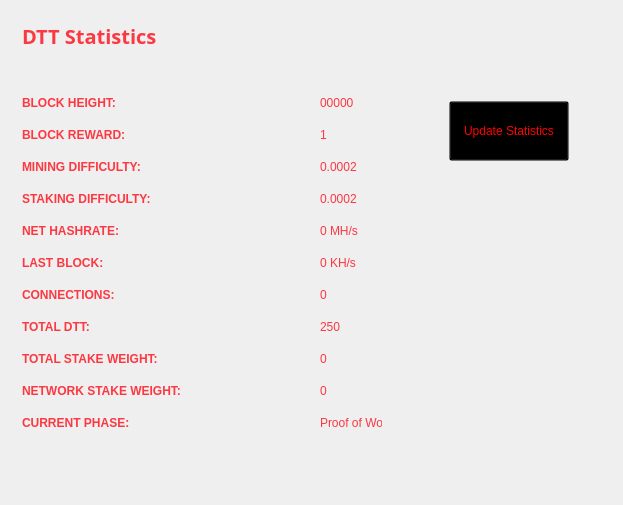
<?xml version="1.0" encoding="UTF-8"?>
<ui version="4.0">
 <class>StatisticsPage</class>
 <widget class="QWidget" name="StatisticsPage">
  <property name="windowModality">
   <enum>Qt::NonModal</enum>
  </property>
  <property name="geometry">
   <rect>
    <x>0</x>
    <y>0</y>
    <width>623</width>
    <height>505</height>
   </rect>
  </property>
  <property name="windowTitle">
   <string>Digging</string>
  </property>
  <property name="styleSheet">
   <string notr="true">color:#ffffff;
font-family:'Open Sans,sans-serif';</string>
  </property>
  <layout class="QGridLayout" name="gridLayout">
   <property name="sizeConstraint">
    <enum>QLayout::SetMaximumSize</enum>
   </property>
   <item row="0" column="1">
    <widget class="QFrame" name="frame">
     <property name="minimumSize">
      <size>
       <width>213</width>
       <height>0</height>
      </size>
     </property>
     <property name="frameShape">
      <enum>QFrame::NoFrame</enum>
     </property>
     <property name="frameShadow">
      <enum>QFrame::Raised</enum>
     </property>
     <widget class="QPushButton" name="startButton">
      <property name="geometry">
       <rect>
        <x>50</x>
        <y>90</y>
        <width>120</width>
        <height>60</height>
       </rect>
      </property>
      <property name="sizePolicy">
       <sizepolicy hsizetype="Fixed" vsizetype="Fixed">
        <horstretch>0</horstretch>
        <verstretch>0</verstretch>
       </sizepolicy>
      </property>
      <property name="minimumSize">
       <size>
        <width>120</width>
        <height>60</height>
       </size>
      </property>
      <property name="styleSheet">
       <string notr="true">background:transparent; color:red;</string>
      </property>
      <property name="text">
       <string>Update Statistics</string>
      </property>
     </widget>
    </widget>
   </item>
   <item row="0" column="0">
    <widget class="QFrame" name="gridFrame_2">
     <layout class="QGridLayout" name="gridLayout_4">
      <item row="3" column="0">
       <layout class="QFormLayout" name="formLayout_2">
        <property name="fieldGrowthPolicy">
         <enum>QFormLayout::FieldsStayAtSizeHint</enum>
        </property>
        <property name="horizontalSpacing">
         <number>139</number>
        </property>
        <property name="verticalSpacing">
         <number>18</number>
        </property>
        <property name="rightMargin">
         <number>0</number>
        </property>
        <item row="1" column="0">
         <widget class="QLabel" name="label_14">
          <property name="text">
           <string>&lt;html&gt;&lt;head/&gt;&lt;body&gt;&lt;p&gt;&lt;span style=&quot; font-weight:600; color:#FC3842;&quot;&gt;BLOCK HEIGHT:&lt;/span&gt;&lt;/p&gt;&lt;/body&gt;&lt;/html&gt;</string>
          </property>
         </widget>
        </item>
        <item row="1" column="1">
         <widget class="QLabel" name="heightBox">
          <property name="styleSheet">
           <string notr="true">color:#FC3842;</string>
          </property>
          <property name="text">
           <string>00000</string>
          </property>
         </widget>
        </item>
        <item row="2" column="0">
         <widget class="QLabel" name="label_12">
          <property name="text">
           <string>&lt;html&gt;&lt;head/&gt;&lt;body&gt;&lt;p&gt;&lt;span style=&quot; font-weight:600; color:#FC3842;&quot;&gt;BLOCK REWARD:&lt;/span&gt;&lt;/p&gt;&lt;/body&gt;&lt;/html&gt;</string>
          </property>
         </widget>
        </item>
        <item row="2" column="1">
         <widget class="QLabel" name="rewardBox">
          <property name="styleSheet">
           <string notr="true">color:#FC3842;</string>
          </property>
          <property name="text">
           <string>1</string>
          </property>
         </widget>
        </item>
        <item row="3" column="0">
         <widget class="QLabel" name="label_13">
          <property name="text">
           <string>&lt;html&gt;&lt;head/&gt;&lt;body&gt;&lt;p&gt;&lt;span style=&quot; font-weight:600; color:#FC3842;&quot;&gt;MINING DIFFICULTY:&lt;/span&gt;&lt;/p&gt;&lt;/body&gt;&lt;/html&gt;</string>
          </property>
         </widget>
        </item>
        <item row="3" column="1">
         <widget class="QLabel" name="diffBox">
          <property name="styleSheet">
           <string notr="true">color:#FC3842;</string>
          </property>
          <property name="text">
           <string>0.0002</string>
          </property>
         </widget>
        </item>
        <item row="4" column="0">
         <widget class="QLabel" name="label_9">
          <property name="text">
           <string>&lt;html&gt;&lt;head/&gt;&lt;body&gt;&lt;p&gt;&lt;span style=&quot; font-weight:600; color:#FC3842;&quot;&gt;STAKING DIFFICULTY:&lt;/span&gt;&lt;/p&gt;&lt;/body&gt;&lt;/html&gt;</string>
          </property>
         </widget>
        </item>
        <item row="4" column="1">
         <widget class="QLabel" name="diffBox2">
          <property name="styleSheet">
           <string notr="true">color:#FC3842;</string>
          </property>
          <property name="text">
           <string>0.0002</string>
          </property>
         </widget>
        </item>
        <item row="5" column="1">
         <widget class="QLabel" name="pawrateBox">
          <property name="styleSheet">
           <string notr="true">color:#FC3842;</string>
          </property>
          <property name="text">
           <string>0 MH/s</string>
          </property>
         </widget>
        </item>
        <item row="6" column="0">
         <widget class="QLabel" name="label3_2">
          <property name="sizePolicy">
           <sizepolicy hsizetype="Preferred" vsizetype="Maximum">
            <horstretch>0</horstretch>
            <verstretch>0</verstretch>
           </sizepolicy>
          </property>
          <property name="text">
           <string>&lt;html&gt;&lt;head/&gt;&lt;body&gt;&lt;p&gt;&lt;span style=&quot; font-weight:600; color:#FC3842;&quot;&gt;LAST BLOCK:&lt;/span&gt;&lt;/p&gt;&lt;/body&gt;&lt;/html&gt;</string>
          </property>
         </widget>
        </item>
        <item row="6" column="1">
         <widget class="QLabel" name="localBox">
          <property name="styleSheet">
           <string notr="true">color:#FC3842;</string>
          </property>
          <property name="text">
           <string>0 KH/s</string>
          </property>
         </widget>
        </item>
        <item row="7" column="0">
         <widget class="QLabel" name="label1_2">
          <property name="text">
           <string>&lt;html&gt;&lt;head/&gt;&lt;body&gt;&lt;p&gt;&lt;span style=&quot; font-weight:600; color:#FC3842;&quot;&gt;CONNECTIONS:&lt;/span&gt;&lt;/p&gt;&lt;/body&gt;&lt;/html&gt;</string>
          </property>
         </widget>
        </item>
        <item row="7" column="1">
         <widget class="QLabel" name="connectionBox">
          <property name="styleSheet">
           <string notr="true">color:#FC3842;</string>
          </property>
          <property name="text">
           <string>0</string>
          </property>
         </widget>
        </item>
        <item row="8" column="0">
         <widget class="QLabel" name="label_8">
          <property name="text">
           <string>&lt;html&gt;&lt;head/&gt;&lt;body&gt;&lt;p&gt;&lt;span style=&quot; font-weight:600; color:#FC3842;&quot;&gt;TOTAL DTT:&lt;/span&gt;&lt;/p&gt;&lt;/body&gt;&lt;/html&gt;</string>
          </property>
         </widget>
        </item>
        <item row="8" column="1">
         <widget class="QLabel" name="volumeBox">
          <property name="styleSheet">
           <string notr="true">color:#FC3842;</string>
          </property>
          <property name="text">
           <string>250</string>
          </property>
         </widget>
        </item>
        <item row="9" column="0">
         <widget class="QLabel" name="label_10">
          <property name="text">
           <string>&lt;html&gt;&lt;head/&gt;&lt;body&gt;&lt;p&gt;&lt;span style=&quot; font-weight:600; color:#FC3842;&quot;&gt;TOTAL STAKE WEIGHT:&lt;/span&gt;&lt;/p&gt;&lt;/body&gt;&lt;/html&gt;</string>
          </property>
         </widget>
        </item>
        <item row="9" column="1">
         <widget class="QLabel" name="minBox">
          <property name="styleSheet">
           <string notr="true">color:#FC3842;</string>
          </property>
          <property name="text">
           <string>0</string>
          </property>
         </widget>
        </item>
        <item row="10" column="0">
         <widget class="QLabel" name="label_11">
          <property name="text">
           <string>&lt;html&gt;&lt;head/&gt;&lt;body&gt;&lt;p&gt;&lt;span style=&quot; font-weight:600; color:#FC3842;&quot;&gt;NETWORK STAKE WEIGHT:&lt;/span&gt;&lt;/p&gt;&lt;/body&gt;&lt;/html&gt;</string>
          </property>
         </widget>
        </item>
        <item row="10" column="1">
         <widget class="QLabel" name="maxBox">
          <property name="styleSheet">
           <string notr="true">color:#FC3842;</string>
          </property>
          <property name="text">
           <string>0</string>
          </property>
         </widget>
        </item>
        <item row="11" column="0">
         <widget class="QLabel" name="label_15">
          <property name="text">
           <string>&lt;html&gt;&lt;head/&gt;&lt;body&gt;&lt;p&gt;&lt;span style=&quot; font-weight:600; color:#FC3842;&quot;&gt;CURRENT PHASE:&lt;/span&gt;&lt;/p&gt;&lt;/body&gt;&lt;/html&gt;</string>
          </property>
         </widget>
        </item>
        <item row="11" column="1">
         <widget class="QLabel" name="cBox">
          <property name="styleSheet">
           <string notr="true">color:#FC3842;</string>
          </property>
          <property name="text">
           <string>Proof of Work</string>
          </property>
         </widget>
        </item>
        <item row="5" column="0">
         <widget class="QLabel" name="label_16">
          <property name="text">
           <string>&lt;html&gt;&lt;head/&gt;&lt;body&gt;&lt;p&gt;&lt;span style=&quot; font-weight:600; color:#FC3842;&quot;&gt;NET HASHRATE:&lt;/span&gt;&lt;/p&gt;&lt;/body&gt;&lt;/html&gt;</string>
          </property>
         </widget>
        </item>
       </layout>
      </item>
      <item row="1" column="0">
       <layout class="QHBoxLayout" name="horizontalLayout_4">
        <property name="spacing">
         <number>7</number>
        </property>
        <item>
         <widget class="QLabel" name="label_5">
          <property name="font">
           <font>
            <family>Open Sans,sans-serif</family>
           </font>
          </property>
          <property name="text">
           <string>&lt;html&gt;&lt;head/&gt;&lt;body&gt;&lt;p&gt;&lt;span style=&quot; font-size:20px; font-weight:600; color:#FC3842;&quot;&gt;DTT Statistics&lt;/span&gt;&lt;/p&gt;&lt;/body&gt;&lt;/html&gt;</string>
          </property>
         </widget>
        </item>
        <item>
         <spacer name="horizontalSpacer_2">
          <property name="orientation">
           <enum>Qt::Horizontal</enum>
          </property>
          <property name="sizeHint" stdset="0">
           <size>
            <width>40</width>
            <height>20</height>
           </size>
          </property>
         </spacer>
        </item>
       </layout>
      </item>
      <item row="2" column="0">
       <spacer name="verticalSpacer_2">
        <property name="orientation">
         <enum>Qt::Vertical</enum>
        </property>
        <property name="sizeHint" stdset="0">
         <size>
          <width>20</width>
          <height>40</height>
         </size>
        </property>
       </spacer>
      </item>
     </layout>
    </widget>
   </item>
   <item row="1" column="0">
    <spacer name="verticalSpacer">
     <property name="orientation">
      <enum>Qt::Vertical</enum>
     </property>
     <property name="sizeHint" stdset="0">
      <size>
       <width>20</width>
       <height>40</height>
      </size>
     </property>
    </spacer>
   </item>
  </layout>
 </widget>
 <layoutdefault spacing="6" margin="11"/>
 <resources/>
 <connections/>
</ui>
